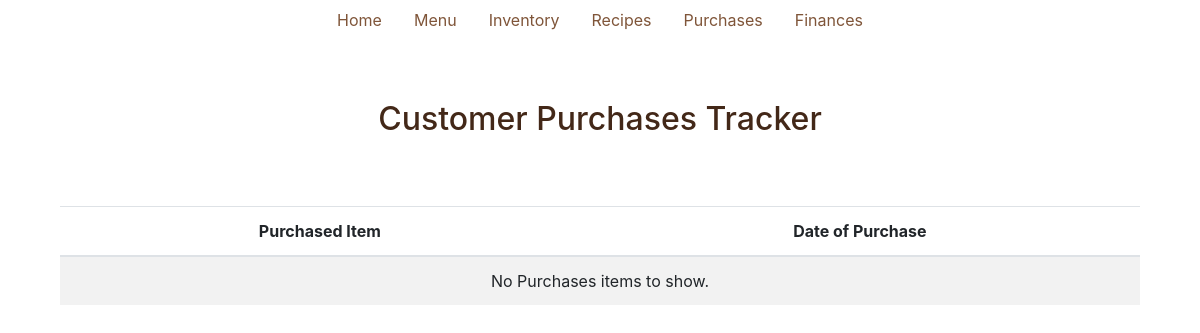
The page /purchases/ on the database as committed earlier.
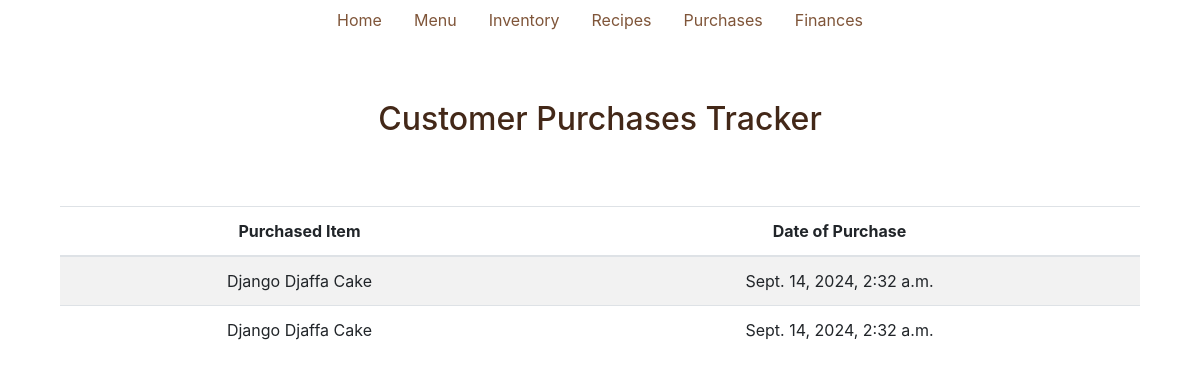
The same page on the database as committed later.
### inventory/models.py (models this page shows, shortened)
class Purchase(models.Model):
    date = models.DateTimeField(default=timezone.now)
    menu_item = models.ForeignKey(MenuItem, on_delete=models.CASCADE)

class MenuItem(models.Model):
    name = models.CharField(max_length=200)
    pricePerUnit = models.DecimalField(max_digits=10, decimal_places=2)
    def __str__(self):
        return self.name

### inventory/views.py (the view)
# urls.py: path('purchases/', views.purchases_view, name='purchases_view'),
def purchases_view(request):
    purchases_made = Purchase.objects.all()
    return render(request, 'purchases.html', {'purchases': purchases_made})

### inventory/templates/purchases.html (shortened to what this page needs)
{% extends 'base.html' %}
{% load static %}
{% block content %}
<h2 class="page-head">Customer Purchases Tracker </h2>
<div class="menu-container">
    <table class="table table-striped">
        <thead>
            <tr>
                <th>Purchased Item</th>
                <th>Date of Purchase</th>
            </tr>
        </thead>
        <tbody>
            {% for item in purchases %}
                <tr>
                    <td>{{ item.menu_item}}</td>
                    <td>{{ item.date }}</td>
                </tr>
            {% empty %}
                <tr>
                    <td colspan="4">No Purchases items to show.</td>
                </tr>
            {% endfor %}
        </tbody>
    </table>
</div>
{% endblock %}

Rows that differ between the two databases and show on the page:
added Purchase: menu_item "Django Djaffa Cake", date "Sept. 14, 2024, 2:32 a.m."
added Purchase: menu_item "Django Djaffa Cake", date "Sept. 14, 2024, 2:32 a.m."
Other text that changed with them:
text no longer shown: "No Purchases items to show."
